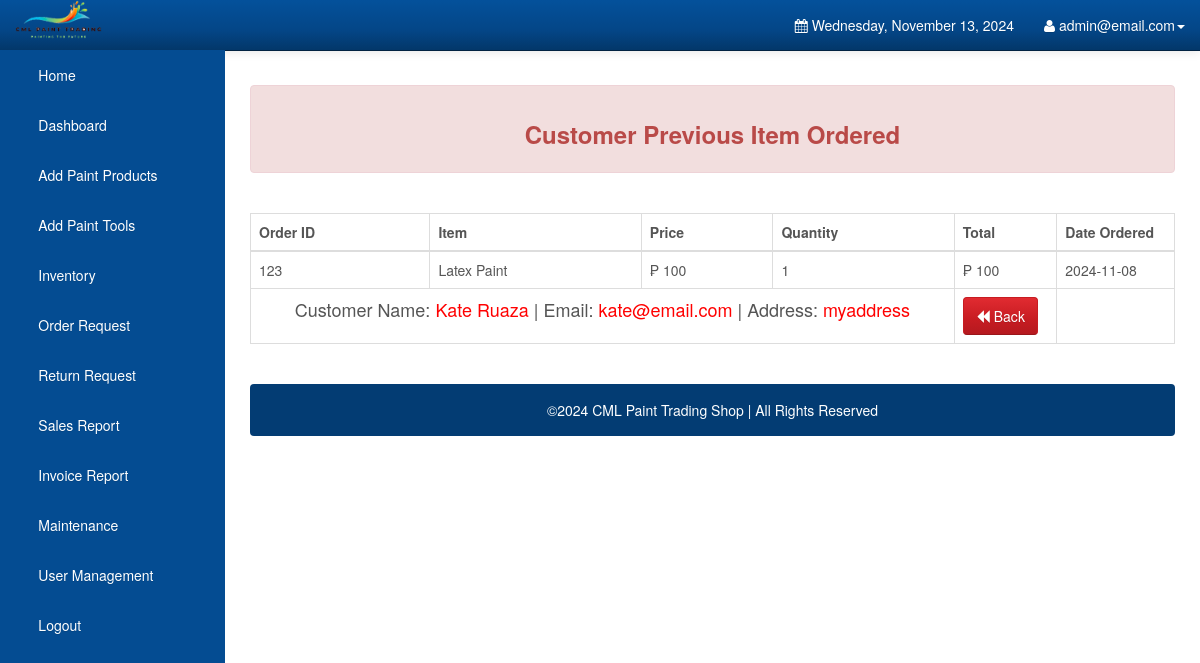
/Admin/previous_orders.php?previous_id=61 (signed in), run on the app's committed database.
### tables this page shows
CREATE TABLE `orderdetails` (
  `order_id` int(10) UNSIGNED NOT NULL,
  `user_id` int(11) NOT NULL DEFAULT 0,
  `order_name` varchar(1000) NOT NULL DEFAULT '',
  `order_price` double NOT NULL DEFAULT 0,
  `order_quantity` int(10) UNSIGNED NOT NULL DEFAULT 0,
  `order_total` double NOT NULL DEFAULT 0,
  `order_status` varchar(45) NOT NULL DEFAULT '',
  `order_date` date DEFAULT NULL,
  `order_pick_up` datetime(6) DEFAULT NULL,
  `order_pick_place` enum('Quezon City','Caloocan','Valenzuela','San Jose de Monte') DEFAULT NULL,
  `gl` enum('Gallon','Liter') DEFAULT NULL,
  `payment_id` int(11) DEFAULT NULL,
  `product_id` int(11) DEFAULT NULL
);

CREATE TABLE `users` (
  `user_id` int(11) NOT NULL,
  `user_email` varchar(1000) NOT NULL,
  `user_password` varchar(1000) NOT NULL,
  `user_firstname` varchar(1000) NOT NULL,
  `user_lastname` varchar(1000) NOT NULL,
  `user_address` varchar(1000) NOT NULL,
  `user_mobile` varchar(255) NOT NULL,
  `type` enum('Admin','Customer','Cashier') DEFAULT NULL
);

### Admin/previous_orders.php (the view, shortened to what this page needs)
<?php
require_once 'config.php';
if (isset($_GET['previous_id']) && !empty($_GET['previous_id'])) {
    $view_id = $_GET['previous_id'];
    $stmt_edit = $DB_con->prepare('SELECT users.*, orderdetails.* FROM users INNER JOIN orderdetails ON users.user_id = orderdetails.user_id WHERE orderdetails.payment_id = :previous_id');
    $stmt_edit->execute(array(':previous_id' => $view_id));
    $edit_row = $stmt_edit->fetch(PDO::FETCH_ASSOC);
    extract($edit_row);
    $_user_firstname = $edit_row['user_firstname'];
    $_user_lastname = $edit_row['user_lastname'];
    $_user_address = $edit_row['user_address'];
    $_user_email = $edit_row['user_email'];
} else {
    header("Location: customers.php");
    exit;
}
?>
<!DOCTYPE html>
<html lang="en">
<head>
    <link rel="stylesheet" type="text/css" href="bootstrap/css/bootstrap.min.css" />
    <link rel="stylesheet" type="text/css" href="font-awesome/css/font-awesome.min.css" />
    <link rel="stylesheet" type="text/css" href="css/local.css" />
</head>
<body>
<div id="wrapper">
    <?php include('navigation.php'); ?>
    <div id="page-wrapper">
        <div class="alert alert-danger">
            <center><h3><strong>Customer Previous Item Ordered</strong></h3></center>
        </div>
        <br />
        <div class="table-responsive">
            <table class="display table table-bordered" id="example" cellspacing="0" width="100%">
                <thead>
                <tr>
                    <th>Order ID</th>
                    <th>Item</th>
                    <th>Price</th>
                    <th>Quantity</th>
                    <th>Total</th>
                    <th>Date Ordered</th>
                </tr>
                </thead>
                <tbody>
                <?php
                $stmt = $DB_con->prepare("SELECT * FROM orderdetails WHERE order_id = :order_id AND (order_status = 'Verification' OR order_status = 'Pending')");
                $stmt->bindParam(':order_id', $order_id, PDO::PARAM_INT);
                $stmt->execute();
                if($stmt->rowCount() > 0) {
                    while($row = $stmt->fetch(PDO::FETCH_ASSOC)) {
                        ?>
                        <tr>
                            <td><?php echo $row['order_id']; ?></td>
                            <td><?php echo $row['order_name']; ?></td>
                            <td>&#8369; <?php echo $row['order_price']; ?> </td>
                            <td><?php echo $row['order_quantity']; ?></td>
                            <td>&#8369; <?php echo $row['order_total']; ?></td>
                            <td><?php echo $row['order_date']; ?></td>
                        </tr>
                        <?php
                    }
                }
                echo "<tr>";
                echo "<td colspan='4' align='center' style='font-size:18px;'>"."Customer Name: <span style='color:red;'>{$_user_firstname} {$_user_lastname}</span> | Email: <span style='color:red;'>{$_user_email}</span> | Address: <span style='color:red;'>{$_user_address}</span>";
                echo "</td>";
                echo "<td><a class='btn btn-danger' href='customers.php'><span class='glyphicon glyphicon-backward'></span> Back</a></td>";
                echo "</tr>";
                echo "</tbody>";
                echo "</table>";
                echo "</div>";
                echo "<br />";
                echo '<div class="alert alert-default" style="background-color:#033c73;">
                        <p style="color:white;text-align:center;">
                        &copy;2024 CML Paint Trading Shop | All Rights Reserved
                        </p>
                      </div>';
                ?>
        </div>
    </div>
</body>
</html>

### Admin/navigation.php (shortened to what this page needs)
<nav class="navbar navbar-inverse navbar-fixed-top" role="navigation">
    <div class="navbar-header">
        <img class="logo-custom" src="../assets/img/logo.png" alt="" style="height: 40px; margin-left: 15px;" />
    </div>
    <div class="collapse navbar-collapse navbar-ex1-collapse">
        <ul class="nav navbar-nav side-nav">
            <li id="nav_home"><a href="index.php"> &nbsp; &nbsp; &nbsp; Home</a></li>
            <li id="nav_dashboard"><a href="orderdetails.php"> &nbsp; &nbsp; &nbsp; Dashboard</a></li>
            <li id="nav_add_stock"><a data-toggle="modal" data-target="#uploadModal"> &nbsp; &nbsp; &nbsp; Add Paint Products</a></li>
            <li id="nav_add_tools"><a data-toggle="modal" data-target="#uploadItems"> &nbsp; &nbsp; &nbsp; Add Paint Tools</a></li>
            <li id="nav_item_management"><a href="items.php"> &nbsp; &nbsp; &nbsp; Inventory</a></li>
            <li id="nav_order_request"><a href="customers.php"> &nbsp; &nbsp; &nbsp; Order Request</a></li>
            <li id="nav_return_request"><a href="manage_return.php"> &nbsp; &nbsp; &nbsp; Return Request</a></li>
            <li id="nav_sales_report"><a href="salesreport.php"> &nbsp; &nbsp; &nbsp; Sales Report</a></li>
            <li id="nav_invoice_report"><a href="invoice_report.php"> &nbsp; &nbsp; &nbsp; Invoice Report</a></li>
            <li id="nav_maintenance"><a href="maintenance.php"> &nbsp; &nbsp; &nbsp; Maintenance</a></li>
            <li id="nav_user_management"><a href="userManagement.php"> &nbsp; &nbsp; &nbsp; User Management</a></li>
            <li id="nav_logout"><a href="javascript:confirmLogout()"> &nbsp; &nbsp; &nbsp; Logout</a></li>
        </ul>
        <ul class="nav navbar-nav navbar-right navbar-user">
            <li class="dropdown messages-dropdown">
                <a href="#"><i class="fa fa-calendar"></i>  <?php
                $Today=date('y:m:d');
                $new=date('l, F d, Y',strtotime($Today));
                echo $new; ?></a>
            </li>
            <li class="dropdown user-dropdown">
                <a href="#" class="dropdown-toggle" data-toggle="dropdown"><i class="fa fa-user"></i> <?php   extract($_SESSION); echo $admin_username; ?><b class="caret"></b></a>
            </li>
        </ul>
    </div>
</nav>

### Admin/css/local.css (style rules this page uses)
#wrapper { padding-left: 0; }
#page-wrapper { width: 100%; padding: 5px 15px; }
body { font-family: "Helvetica Neue", Helvetica, Arial, sans-serif; font-size: 14px; line-height: 1.42857143; color: #555555; background-color: #ffffff; }
.btn { display: inline-block; margin-bottom: 0; font-weight: normal; text-align: center; vertical-align: middle; cursor: pointer; background-image: none; border: 1px solid transparent; white-space: nowrap; padding: 8px 12px; font-size: 14px; line-height: 1.42857143; border-radius: 4px; -webkit-user-select: none; -moz-user-select: none; -ms-user-select: none; user-select: none; }
.btn-danger { color: #ffffff; background-color: #c71c22; border-color: #c71c22; }
.navbar-inverse { background-color: #033c73; border-color: #022f5a; }
.navbar-inverse .navbar-nav > li > a { color: #ffffff; }
.navbar-inverse .navbar-collapse, .navbar-inverse .navbar-form { border-color: #022a50; }
.alert-danger { background-color: #f2dede; border-color: #eed3d7; color: #b94a48; }
.navbar { background-image: -webkit-linear-gradient(#54b4eb, #2fa4e7 60%, #1d9ce5); background-image: linear-gradient(#54b4eb, #2fa4e7 60%, #1d9ce5); background-repeat: no-repeat; filter: progid:DXImageTransform.Microsoft.gradient(startColorstr='#ff54b4eb', endColorstr='#ff1d9ce5', GradientType=0); border-bottom: 1px solid #178acc; filter: none; -webkit-box-shadow: 0 1px 10px rgba(0, 0, 0, 0.1); box-shadow: 0 1px 10px rgba(0, 0, 0, 0.1); }
.navbar .navbar-nav > li > a, .navbar-brand { text-shadow: 0 1px 0 rgba(0, 0, 0, 0.1); }
.navbar-inverse { background-image: -webkit-linear-gradient(#04519b, #044687 60%, #033769); background-image: linear-gradient(#04519b, #044687 60%, #033769); background-repeat: no-repeat; filter: progid:DXImageTransform.Microsoft.gradient(startColorstr='#ff04519b', endColorstr='#ff033769', GradientType=0); filter: none; border-bottom: 1px solid #022241; }
.btn { text-shadow: 0 1px 0 rgba(0, 0, 0, 0.1); }
.btn-danger { background-image: -webkit-linear-gradient(#e12b31, #c71c22 60%, #b5191f); background-image: linear-gradient(#e12b31, #c71c22 60%, #b5191f); background-repeat: no-repeat; filter: progid:DXImageTransform.Microsoft.gradient(startColorstr='#ffe12b31', endColorstr='#ffb5191f', GradientType=0); filter: none; border-bottom: 1px solid #9a161a; }
.clearfix:before, .clearfix:after, .container:before, .container:after, .container-fluid:before, .container-fluid:after, .row:before, .row:after, .form-horizontal .form-group:before, .form-horizontal .form-group:after, .btn-toolbar:before, .btn-toolbar:after, .btn-group-vertical > .btn-group:before, .btn-group-vertical > .btn-group:after, .nav:before, .nav:after, .navbar:before, .navbar:after, .navbar-header:before, .navbar-header:after, .navbar-collapse:before, .navbar-collapse:after, .pager:before, .pager:after, .panel-body:before, .panel-body:after, .modal-footer:before, .modal-footer:after { content: " "; display: table; }
.clearfix:after, .container:after, .container-fluid:after, .row:after, .form-horizontal .form-group:after, .btn-toolbar:after, .btn-group-vertical > .btn-group:after, .nav:after, .navbar:after, .navbar-header:after, .navbar-collapse:after, .pager:after, .panel-body:after, .modal-footer:after { clear: both; }
a { color: #2fa4e7; text-decoration: none; }
@media (min-width:768px) { #wrapper { padding-left: 225px; } }
@media (min-width:768px) { #page-wrapper { padding: 15px 25px; } }
@media (min-width:768px) { .side-nav { margin-left: -225px; left: 225px; width: 225px; position: fixed; top: 50px; height: 100%; border-radius: 0; border: none; background-color: #044C92; overflow-y: auto; } }
@media (min-width:768px) { .side-nav>li>a { width: 225px; } }
@media (min-width:768px) { .navbar-collapse { padding-left: 15px !important; padding-right: 15px !important; } }

### data on the page
orderdetails: order_id "123", order_name "Latex Paint", order_price "100", order_quantity "1", order_total "100", order_date "2024-11-08", user.user_firstname "Kate", user.user_lastname "Ruaza", user.user_email "kate@email.com", user.user_address "myaddress"

### other printed values
$admin_username "admin@email.com"
